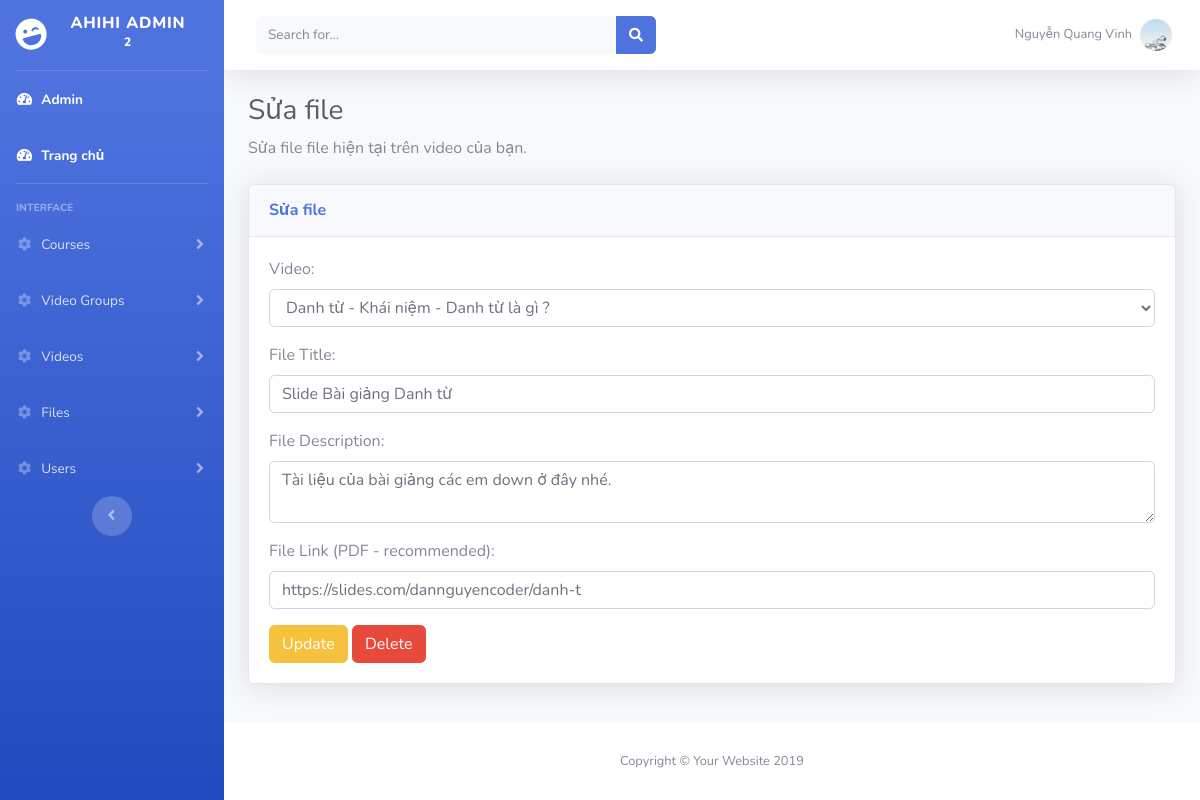
The page /horizontal/admin/pages/files/files_edit.php?id=1 (signed in) on the database its author committed.
### tables this page shows
CREATE TABLE `files` (
  `id` int(11) UNSIGNED NOT NULL,
  `title` varchar(255) NOT NULL,
  `description` text NOT NULL,
  `link` text NOT NULL,
  `video_id` int(11) UNSIGNED NOT NULL
);

CREATE TABLE `videos` (
  `id` int(11) UNSIGNED NOT NULL,
  `title` varchar(255) NOT NULL,
  `thumbnail` text NOT NULL,
  `description` text NOT NULL,
  `link` text NOT NULL,
  `duration` int(4) UNSIGNED NOT NULL,
  `video_order` int(3) UNSIGNED NOT NULL DEFAULT 0,
  `video_group_id` int(4) UNSIGNED NOT NULL
);

### horizontal/admin/includes/classes/Video.php (called while the page is built, shortened)
<?php
class Video {
    private $db;
    public function __construct($db)
    {
        $this->db = $db;
    }
    public function get_all_videos() {
        $sql = "SELECT * FROM videos";
        return $this->db->query($sql)->fetchAll();
    }
}
?>

### horizontal/admin/includes/classes/File.php (called while the page is built, shortened)
<?php
class File {
    private $db;
    public function __construct($db)
    {
        $this->db = $db;
    }
    public function get_file_by_id($file_id)
    {
        $sql = "SELECT * FROM files WHERE id = $file_id";
        return $this->db->query($sql)->fetch();
    }
}
?>

### horizontal/admin/pages/files/files_edit.php (the view, shortened to what this page needs)
<?php
include("../../../includes/connect_db.php");
include("../../includes/classes/Video.php");
include("../../includes/classes/File.php");
$file_obj = new File($db);
$file_id = $_GET['id'];
$current_file = $file_obj->get_file_by_id($file_id);
$video_obj = new Video($db);
$all_videos_arr = $video_obj->get_all_videos();
?>
<?php include("../../partials/header.php"); ?>
<?php include("../../partials/sidebar.php"); ?>
<?php include("../../partials/topbar.php") ?>
    <h1 class="h3 mb-2 text-gray-800">Sửa file</h1>
    <p class="mb-4">Sửa file file hiện tại trên video của bạn</a>.</p>
    <div class="card shadow mb-4">
        <div class="card-header py-3">
            <h6 class="m-0 font-weight-bold text-primary">Sửa file</h6>
        </div>
        <div class="card-body">
            <form method="POST" enctype="multipart/form-data">
                <div class="form-group">
                    <label for="video_group_id">Video:</label>
                    <select class="form-control" id="video_id" name="video_id">
                        <?php foreach ($all_videos_arr as $video): ?>
                            <option value="<?= $video['id'] ?>p" <?php if ($current_file['video_id'] == $video['id']) echo "selected"; ?>><?= $video['title'] ?></option>
                        <?php endforeach; ?>
                    </select>
                </div>
                <div class="form-group">
                    <label for="File_title">File Title:</label>
                    <input type="text" class="form-control" id="file_title" name="file_title" value="<?= $current_file['title'] ?>">
                </div>
                <div class="form-group">
                    <label for="file_description">File Description: </label>
                    <textarea class="form-control" name="file_description"><?= $current_file['description'] ?></textarea>
                </div>
                <div class="form-group">
                    <label for="file_link">File Link (PDF - recommended):</label>
                    <input type="text" class="form-control" id="file_link" name="file_link" value="<?= $current_file['link'] ?>">
                </div>
                <button type="submit" name="submit_add_file" class="btn btn-warning">Update</button>
                <a href="files_delete.php?id=<?= $current_file['id'] ?>" class="btn btn-danger" onclick="return confirm('Bạn có chắc muốn xóa không ?');">Delete</a>
            </form>
        </div>
    </div>
<?php include("../../partials/footer.php") ?>

### rows shown on the page
files: video_id "Danh từ - Khái niệm - Danh từ là gì ?", file_title "Slide Bài giảng Danh từ", file_description "Tài liệu của bài giảng các em down ở đây nhé.", file_link "https://slides.com/dannguyencoder/danh-t"

### other values the page prints
$_SESSION['user']['full_name'] "Nguyễn Quang Vinh"
